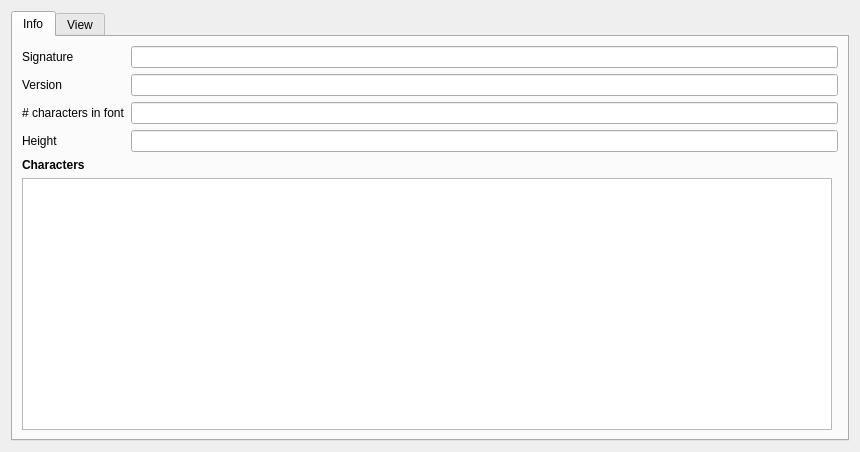
<?xml version="1.0" encoding="UTF-8"?>
<ui version="4.0">
 <class>Vf2Viewer</class>
 <widget class="QWidget" name="Vf2Viewer">
  <property name="geometry">
   <rect>
    <x>0</x>
    <y>0</y>
    <width>860</width>
    <height>452</height>
   </rect>
  </property>
  <property name="windowTitle">
   <string>Form</string>
  </property>
  <layout class="QGridLayout" name="gridLayout_2">
   <item row="0" column="0">
    <widget class="QTabWidget" name="tabWidget">
     <property name="currentIndex">
      <number>0</number>
     </property>
     <widget class="QWidget" name="tab">
      <attribute name="title">
       <string>Info</string>
      </attribute>
      <layout class="QGridLayout" name="gridLayout_3">
       <item row="1" column="0">
        <widget class="QLabel" name="label_5">
         <property name="styleSheet">
          <string notr="true">font-weight: bold</string>
         </property>
         <property name="text">
          <string>Characters</string>
         </property>
        </widget>
       </item>
       <item row="0" column="0" colspan="2">
        <layout class="QGridLayout" name="gridLayout">
         <item row="2" column="1">
          <widget class="QLabel" name="label">
           <property name="text">
            <string># characters in font</string>
           </property>
          </widget>
         </item>
         <item row="3" column="3">
          <widget class="QLineEdit" name="height"/>
         </item>
         <item row="1" column="3">
          <widget class="QLineEdit" name="version"/>
         </item>
         <item row="0" column="3">
          <widget class="QLineEdit" name="signature"/>
         </item>
         <item row="3" column="1">
          <widget class="QLabel" name="label_4">
           <property name="text">
            <string>Height</string>
           </property>
          </widget>
         </item>
         <item row="2" column="3">
          <widget class="QLineEdit" name="num_chars">
           <property name="readOnly">
            <bool>true</bool>
           </property>
          </widget>
         </item>
         <item row="1" column="1">
          <widget class="QLabel" name="label_3">
           <property name="text">
            <string>Version</string>
           </property>
          </widget>
         </item>
         <item row="0" column="1">
          <widget class="QLabel" name="label_2">
           <property name="text">
            <string>Signature</string>
           </property>
          </widget>
         </item>
        </layout>
       </item>
       <item row="2" column="0">
        <widget class="QTableWidget" name="chars"/>
       </item>
      </layout>
     </widget>
     <widget class="QWidget" name="tab_2">
      <attribute name="title">
       <string>View</string>
      </attribute>
      <layout class="QGridLayout" name="gridLayout_4">
       <item row="0" column="0">
        <widget class="QLabel" name="image_label">
         <property name="sizePolicy">
          <sizepolicy hsizetype="Preferred" vsizetype="Preferred">
           <horstretch>0</horstretch>
           <verstretch>2</verstretch>
          </sizepolicy>
         </property>
         <property name="styleSheet">
          <string notr="true">background-color: grey</string>
         </property>
         <property name="frameShape">
          <enum>QFrame::Box</enum>
         </property>
         <property name="text">
          <string/>
         </property>
         <property name="alignment">
          <set>Qt::AlignCenter</set>
         </property>
        </widget>
       </item>
      </layout>
     </widget>
    </widget>
   </item>
  </layout>
 </widget>
 <resources/>
 <connections/>
</ui>
